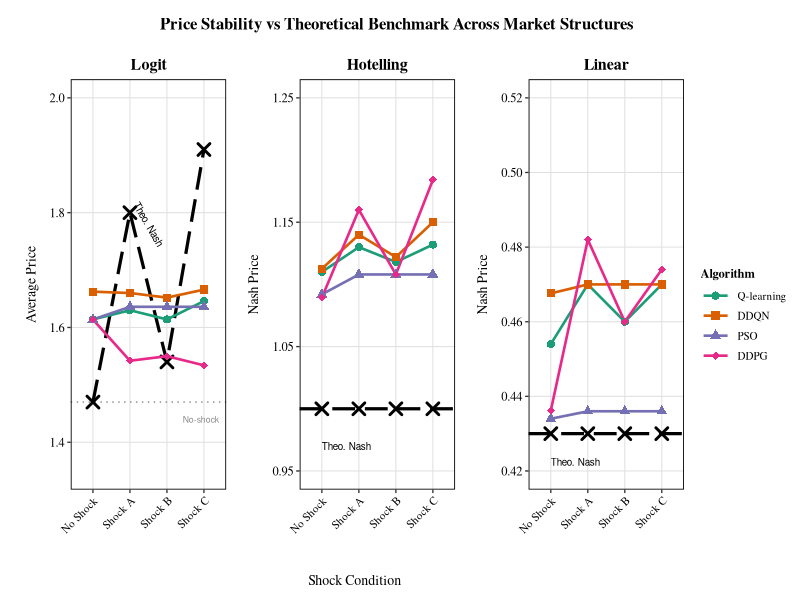
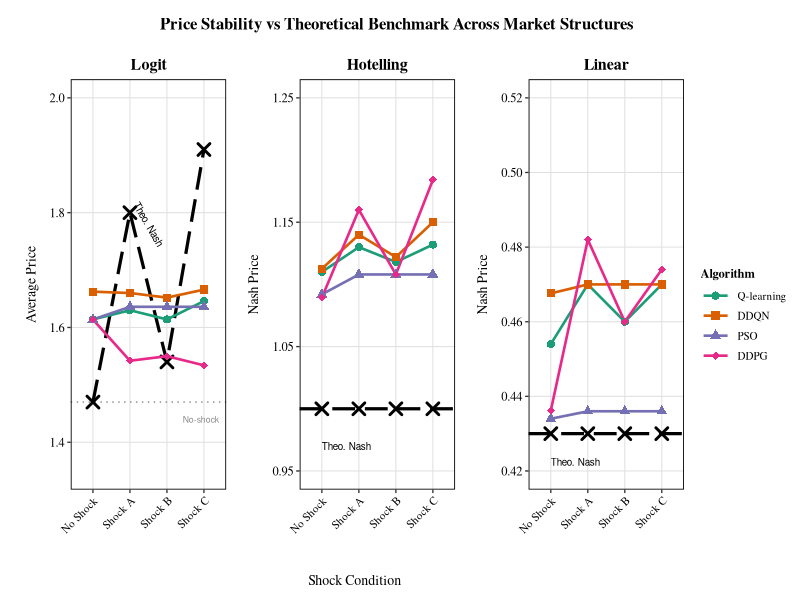

R code for these plots, in order:
library(tidyverse)
library(ggplot2)
library(patchwork)
library(scales)
library(cowplot)

# DATA LOADING AND PREPARATION
data <- read.csv("all_tables.csv", stringsAsFactors = FALSE)

# Create long format for all data
data_long <- data %>%
  pivot_longer(
    cols = c(Agent1_Delta, Agent2_Delta, Agent1_RPDI, Agent2_RPDI, 
             Agent1_Avg_Prices, Agent2_Avg_Prices),
    names_to = c("Agent", ".value"),
    names_pattern = "(Agent[12])_(.*)"
  ) %>%
  rename(Delta = Delta, RPDI = RPDI, Avg_Prices = Avg_Prices)

# Extract algorithm
data_long <- data_long %>%
  mutate(
    Algorithm = case_when(
      Agent == "Agent1" ~ str_extract(Matchup, "^[A-Z]+"),
      Agent == "Agent2" ~ str_extract(Matchup, "vs ([A-Z]+)$", group = 1)
    ),
    Algorithm = case_when(
      Algorithm == "Q" ~ "Q-learning",
      Algorithm == "DQN" ~ "DDQN",
      Algorithm == "PSO" ~ "PSO",
      Algorithm == "DDPG" ~ "DDPG",
      TRUE ~ Algorithm
    ),
    Algorithm = factor(Algorithm, levels = c("Q-learning", "DDQN", "PSO", "DDPG")),
    Shock_Condition = case_when(
      Shock == "0" ~ "No Shock",
      Shock == "A" ~ "Shock A",
      Shock == "B" ~ "Shock B",
      Shock == "C" ~ "Shock C"
    ),
    Shock_Condition = factor(Shock_Condition, 
                              levels = c("No Shock", "Shock A", "Shock B", "Shock C")),
    Model = factor(Model, levels = c("LOGIT", "HOTELLING", "LINEAR"))
  )

# PREPARE PRICE DATA BY MODEL
price_data_all <- data_long %>%
  group_by(Model, Algorithm, Shock_Condition) %>%
  summarise(
    Mean_Price = mean(Avg_Prices, na.rm = TRUE),
    SE_Price = sd(Avg_Prices, na.rm = TRUE) / sqrt(n()),
    .groups = "drop"
  )

# Theoretical Nash prices for each model
theo_nash_logit <- data.frame(
  Shock_Condition = factor(c("No Shock", "Shock A", "Shock B", "Shock C"),
                           levels = c("No Shock", "Shock A", "Shock B", "Shock C")),
  Nash_Price = c(1.47, 1.80, 1.54, 1.91)
)

theo_nash_hotelling <- data.frame(
  Shock_Condition = factor(c("No Shock", "Shock A", "Shock B", "Shock C"),
                           levels = c("No Shock", "Shock A", "Shock B", "Shock C")),
  Nash_Price = c(1.0, 1.0, 1.0, 1.0)  # Hotelling Nash is constant
)

theo_nash_linear <- data.frame(
  Shock_Condition = factor(c("No Shock", "Shock A", "Shock B", "Shock C"),
                           levels = c("No Shock", "Shock A", "Shock B", "Shock C")),
  Nash_Price = c(0.43, 0.43, 0.43, 0.43)  # Linear Nash is constant
)

# COLOR PALETTE (Colorblind-friendly)
algo_colors <- c(
  "Q-learning" = "#1B9E77",
  "DDQN"       = "#D95F02",
  "PSO"        = "#7570B3", 
  "DDPG"       = "#E7298A"
)

algo_shapes <- c(
  "Q-learning" = 16,
  "DDQN"        = 15,
  "PSO"        = 17,
  "DDPG"       = 18
)

algo_linetypes <- c(
  "Q-learning" = "solid",
  "DDQN"       = "solid",
  "PSO"        = "solid",
  "DDPG"       = "solid"
)

# THEME (Cross-platform compatible)
theme_q1_journal <- function(base_size = 10) {
  theme_bw(base_size = base_size) +
    theme(
      text = element_text(family = 'serif'),
      plot.title = element_text(
        size = rel(1.15), 
        face = "bold", 
        hjust = 0.5,
        margin = margin(b = 4)
      ),
      plot.subtitle = element_text(
        size = rel(0.85),
        hjust = 0.5,
        margin = margin(b = 6),
        color = "gray40",
        face = "italic"
      ),
      axis.title = element_text(size = rel(1.0), face = "plain"),
      axis.title.x = element_text(margin = margin(t = 8)),
      axis.title.y = element_text(margin = margin(r = 8)),
      axis.text = element_text(size = rel(0.9), color = "black"),
      panel.grid.major = element_line(color = "gray88", linewidth = 0.35),
      panel.grid.minor = element_blank(),
      panel.border = element_rect(color = "black", fill = NA, linewidth = 0.6),
      legend.title = element_text(size = rel(0.95), face = "bold"),
      legend.text = element_text(size = rel(0.9)),
      legend.key.size = unit(1.0, "lines"),
      legend.key.width = unit(1.5, "lines"),
      legend.background = element_rect(fill = "white", color = NA),
      legend.key = element_rect(fill = "white", color = NA),
      plot.margin = margin(t = 8, r = 8, b = 8, l = 8)
    )
}

# PANEL 1: LOGIT - Price vs Benchmark
price_logit <- price_data_all %>% filter(Model == "LOGIT")

p1_logit <- ggplot() +
  # Reference: No-Shock Nash horizontal line
  geom_hline(yintercept = 1.47, linetype = "dotted", 
             color = "gray55", linewidth = 0.5) +
  # Theoretical Nash prices (Black dashed line with X markers)
  geom_line(data = theo_nash_logit, 
            aes(x = Shock_Condition, y = Nash_Price, group = 1),
            linetype = "longdash", linewidth = 1.1, color = "black") +
  geom_point(data = theo_nash_logit,
             aes(x = Shock_Condition, y = Nash_Price),
             size = 3, shape = 4, stroke = 1.5, color = "black") +
  # Algorithm actual prices
  geom_line(data = price_logit, 
            aes(x = Shock_Condition, y = Mean_Price, 
                color = Algorithm, group = Algorithm),
            linewidth = 0.9) +
  geom_point(data = price_logit,
             aes(x = Shock_Condition, y = Mean_Price, 
                 color = Algorithm, shape = Algorithm),
             size = 2.5, stroke = 0.4) +
  # Scales
  scale_color_manual(values = algo_colors) +
  scale_shape_manual(values = algo_shapes) +
  scale_y_continuous(
    limits = c(1.35, 2.00),
    breaks = seq(1.4, 2.0, by = 0.2),
    minor_breaks = NULL
  ) + labs(title = "Logit", y = "Average Price", x = element_blank()) +
  # Annotations
  annotate("text", x = 2.5, y = 1.78, 
           label = "Theo. Nash", 
           size = 2.5, color = "black", angle = -60) +
  annotate("text", x = 4.4, y = 1.44, 
           label = "No-shock", 
           size = 2.2, color = "gray55", hjust = 1) +
  theme_q1_journal() +
  theme(
    plot.title = element_text(hjust = 0.5),
    legend.position = "none",
    plot.subtitle = element_text(color = "#D55E00"),
    axis.text.x = element_text(angle = 45, hjust = 1, size = 8)
  )

# PANEL 2: HOTELLING - Price vs Benchmark
price_hotelling <- price_data_all %>% filter(Model == "HOTELLING")

p2_hotelling <- ggplot() +
  # Theoretical Nash prices (constant at 1.0)
  geom_hline(yintercept = 1.0, linetype = "longdash",
             color = "black", linewidth = 1.1) +
  geom_point(data = theo_nash_hotelling,
             aes(x = Shock_Condition, y = Nash_Price),
             size = 3, shape = 4, stroke = 1.5, color = "black") +
  # Algorithm actual prices
  geom_line(data = price_hotelling,
            aes(x = Shock_Condition, y = Mean_Price,
                color = Algorithm, group = Algorithm),
            linewidth = 0.9) +
  geom_point(data = price_hotelling,
             aes(x = Shock_Condition, y = Mean_Price,
                 color = Algorithm, shape = Algorithm),
             size = 2.5, stroke = 0.4) +
  # Scales
  scale_color_manual(values = algo_colors) +
  scale_shape_manual(values = algo_shapes) +
  scale_y_continuous(
    limits = c(0.95, 1.25),
    breaks = seq(0.95, 1.25, by = 0.1),
    minor_breaks = NULL
  ) + labs(title = "Hotelling", y = "Nash Price", x = element_blank()) +
  # Annotations
  annotate("text", x = 1.0, y = 0.97, 
           label = "Theo. Nash", 
           size = 2.5, color = "black", hjust = 0) +
  theme_q1_journal() +
  theme(
    plot.title = element_text(hjust = 0.5),
    legend.position = "none",
    plot.subtitle = element_text(color = "#009E73"),
    axis.text.x = element_text(angle = 45, hjust = 1, size = 8)
  )

# PANEL 3: LINEAR - Price vs Benchmark
price_linear <- price_data_all %>% filter(Model == "LINEAR")

p3_linear <- ggplot() +
  # Theoretical Nash prices (constant at 0.43)
  geom_hline(yintercept = 0.43, linetype = "longdash", 
             color = "black", linewidth = 1.1) +
  geom_point(data = theo_nash_linear,
             aes(x = Shock_Condition, y = Nash_Price),
             size = 3, shape = 4, stroke = 1.5, color = "black") +
  # Algorithm actual prices
  geom_line(data = price_linear, 
            aes(x = Shock_Condition, y = Mean_Price, 
                color = Algorithm, group = Algorithm),
            linewidth = 0.9) +
  geom_point(data = price_linear,
             aes(x = Shock_Condition, y = Mean_Price, 
                 color = Algorithm, shape = Algorithm),
             size = 2.5, stroke = 0.4) +
  # Scales
  scale_color_manual(values = algo_colors) +
  scale_shape_manual(values = algo_shapes) +
  scale_y_continuous(
    limits = c(0.42, 0.52),
    breaks = seq(0.42, 0.52, by = 0.02),
    minor_breaks = NULL
  ) + labs(title = "Linear", y = "Nash Price", x = element_blank()) +
  # Annotations
  annotate("text", x = 1.0, y = 0.4225, 
           label = "Theo. Nash", 
           size = 2.5, color = "black", hjust = 0) +
  theme_q1_journal() +
  theme(
    plot.title = element_text(hjust = 0.5),
    legend.position = "none",
    plot.subtitle = element_text(color = "#CC79A7"),
    axis.text.x = element_text(angle = 45, hjust = 1, size = 8)
  )

# CREATE SHARED LEGEND
p_legend <- ggplot(price_data_all, aes(x = Shock_Condition, y = Mean_Price)) +
  geom_line(aes(color = Algorithm, group = Algorithm), linewidth = 0.9) +
  geom_point(aes(color = Algorithm, shape = Algorithm), size = 2.5) +
  scale_color_manual(values = algo_colors, name = "Algorithm") +
  scale_shape_manual(values = algo_shapes, name = "Algorithm") +
  guides(
    color = guide_legend(title.position = "top", ncol = 1),
    shape = guide_legend(title.position = "top", ncol = 1)
  ) +
  theme_q1_journal() +
  theme(
    legend.title = element_text(size = 9, face = "bold"),
    legend.text = element_text(size = 8)
  )

legend_grob <- get_legend(p_legend)

# COMBINE ALL PANELS
# Add common x-axis label
x_label <- ggdraw() +
  draw_label("Shock Condition", size = 10, fontfamily = "serif")

# Combine the three plots
combined_plots <- (p1_logit | p2_hotelling | p3_linear) +
  plot_layout(ncol = 3, widths = c(1, 1, 1))

# Add x-axis label below plots
plots_with_xlabel <- plot_grid(
  combined_plots,
  x_label,
  ncol = 1,
  rel_heights = c(1, 0.05)
)

# Final assembly with legend on the right
final_figure <- plot_grid(
  plots_with_xlabel,
  legend_grob,
  ncol = 2,
  rel_widths = c(1, 0.12),
  align = "h",
  axis = "tb"
)

# Add overall title
title_grob <- ggdraw() + 
  draw_label(
    "Price Stability vs Theoretical Benchmark Across Market Structures",
    fontface = 'bold',
    size = 12,
    fontfamily = 'serif'
  )

# Final plot with title
final_plot <- plot_grid(
  title_grob,
  final_figure,
  ncol = 1,
  rel_heights = c(0.06, 1)
) + theme(plot.margin = margin(5, 10, 5, 5))

ggsave(
  filename = "./figures/Figure3_Price_vs_Benchmark_AllMarkets.png",
  plot = final_plot,
  width = 180,
  height = 75,
  units = "mm",
  dpi = 600,
  bg = "white"
)

ggsave(
  filename = "./figures/Figure3_Price_vs_Benchmark_AllMarkets.pdf",
  plot = final_plot,
  width = 180,
  height = 75,
  units = "mm",
  device = "pdf"
)

cat("\n")
cat("============================================================\n")
cat("  FIGURE 3: Price vs Benchmark - All Market Structures\n")
cat("============================================================\n")
cat("\n")
cat("Files created:\n")
cat("  - Figure3_Price_vs_Benchmark_AllMarkets.png  (600 DPI)\n")
cat("  - Figure3_Price_vs_Benchmark_AllMarkets.pdf  (Vector)\n")
cat("\n")
cat("Key patterns visualized:\n")
cat("  - Logit: Nash shifts (1.47->1.91), prices lag behind (~1.65)\n")
cat("  - Hotelling: Nash constant (1.0), prices stable above (~1.10)\n")
cat("  - Linear: Nash constant (0.43), prices slightly above (~0.45)\n")
cat("\n")
